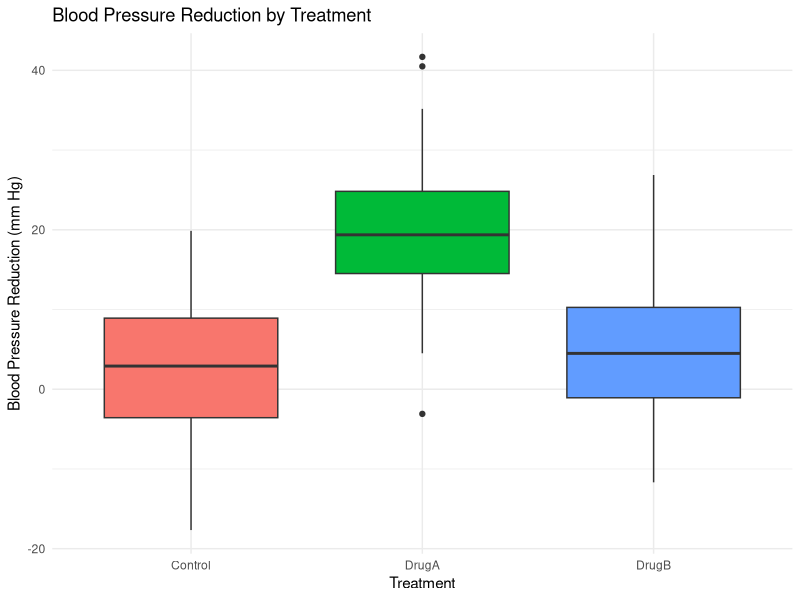
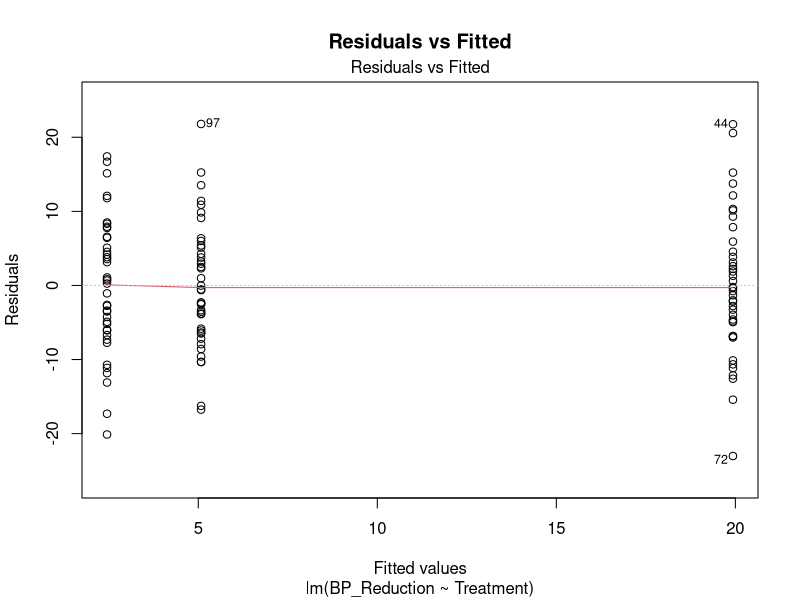
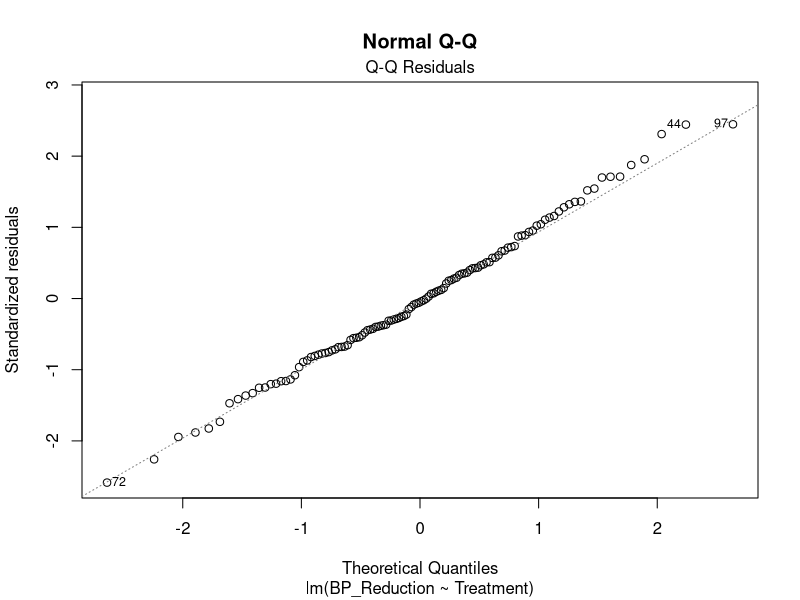

Write R code to recreate these figures, in order.
## ---- chunk 1
#| label: setup
#| include: false

# configure global options for R code chunks:
# warning = F to suppress the display of warning messages generated during the execution of code chunks
# message = F to suppress the display of messages produced during the execution of code chunks
knitr::opts_chunk$set(warning = FALSE, message = FALSE)
## ---- chunk 2
# Generating data for the single-factor experimental design
set.seed(123)
control <- rnorm(40, mean = 2, sd = 10)
drugA <- rnorm(40, mean = 20, sd = 10)
drugB <- rnorm(40, mean = 5, sd = 10)

# Combining data into a data frame
data_oneway <- data.frame(
  Treatment = factor(rep(c("Control", "DrugA", "DrugB"), each = 40),
                     levels = c("Control", "DrugA", "DrugB")),
  BP_Reduction = c(control, drugA, drugB)
)
## ---- chunk 3
# Visualizing the results
library(ggplot2)
ggplot(data_oneway, aes(x = Treatment, y = BP_Reduction, fill = Treatment)) +
  geom_boxplot() +
  labs(title = "Blood Pressure Reduction by Treatment",
       x = "Treatment", y = "Blood Pressure Reduction (mm Hg)") +
  theme_minimal() +
  theme(legend.position = "none")
## ---- chunk 4
# Summarizing data
library(dplyr)
summary_stats <- data_oneway %>%
  group_by(Treatment) %>%
  summarise(
    Mean_BP_Reduction = mean(BP_Reduction),
    SD_BP_Reduction = sd(BP_Reduction)
  )

summary_stats
## ---- chunk 5
options(contrasts = c("contr.sum", "contr.poly"))  # Effects coding

# Fitting the model with effects coding
model_oneway <- lm(BP_Reduction ~ Treatment, data = data_oneway)
summary(model_oneway)
## ---- chunk 6
# ANOVA table
anova_results <- anova(model_oneway)
anova_results
## ---- chunk 7
# Obtain estimated marginal means
library(emmeans)
emms <- emmeans(model_oneway, ~ Treatment)
emms
## ---- chunk 8
# Performing post-hoc analysis with emmeans
contrast(emms, method="pairwise", adjust="Bonferroni")

## ---- chunk 9
# Residuals vs Fitted
plot(model_oneway, which = 1, main = "Residuals vs Fitted")

# Normal Q-Q
plot(model_oneway, which = 2, main = "Normal Q-Q")
